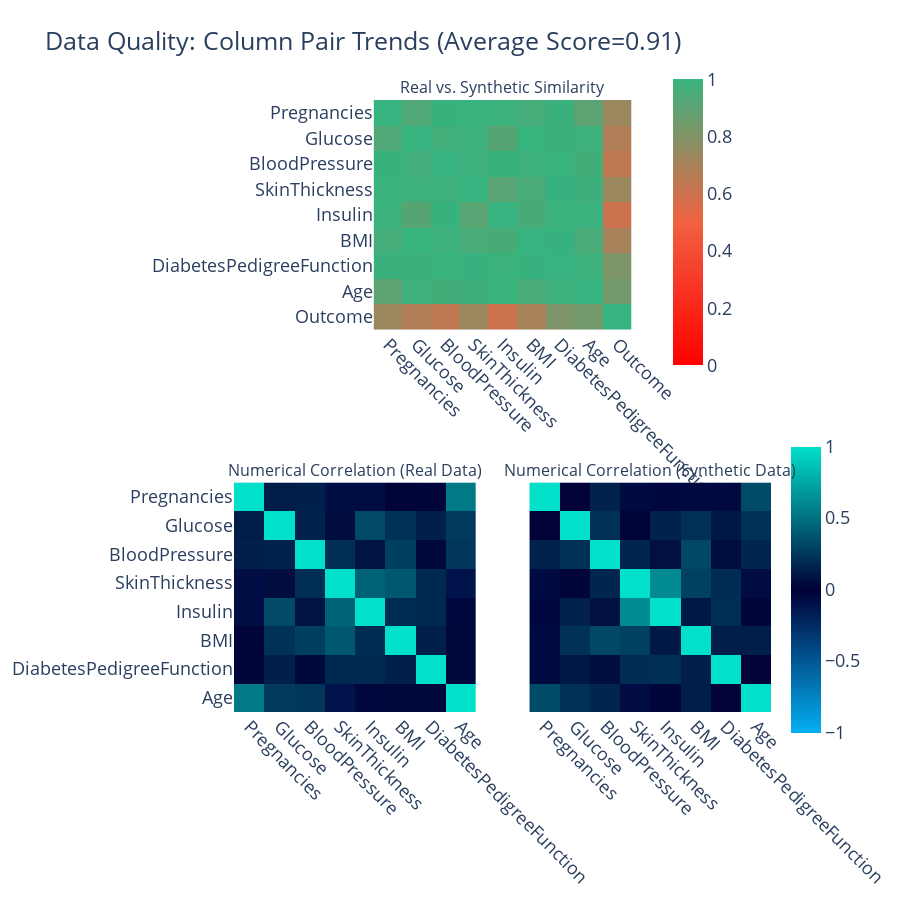

The notebook cell this image was saved under:
### Code cell
quality_report.get_visualization('Column Pair Trends').show(renderer='vscode')

### Figure 1 — Plotly figure (JSON) as saved in the notebook; plotly's stock layout.template omitted (floating-point values rounded to 4 significant figures)
{"data": [{"coloraxis": "coloraxis", "hovertemplate": "<b>Column Pair</b><br>(%{x},%{y})<br><br>Similarity: %{z}<extra></extra>", "type": "heatmap", "x": ["Pregnancies", "Glucose", "BloodPressure", "SkinThickness", "Insulin", "BMI", "DiabetesPedigreeFunction", "Age", "Outcome"], "xaxis": "x", "y": ["Pregnancies", "Glucose", "BloodPressure", "SkinThickness", "Insulin", "BMI", "DiabetesPedigreeFunction", "Age", "Outcome"], "yaxis": "y", "z": [[1, 0.931, 0.995, 0.991, 0.987, 0.963, 0.989, 0.895, 0.732], [0.931, 1, 0.969, 0.98, 0.911, 0.997, 0.984, 0.981, 0.673], [0.995, 0.969, 1, 0.979, 0.994, 0.981, 0.991, 0.964, 0.635], [0.991, 0.98, 0.979, 1, 0.91, 0.95, 0.996, 0.978, 0.733], [0.987, 0.911, 0.994, 0.91, 1, 0.954, 0.987, 0.993, 0.598], [0.963, 0.997, 0.981, 0.95, 0.954, 1, 0.996, 0.951, 0.697], [0.989, 0.984, 0.991, 0.996, 0.987, 0.996, 1, 0.979, 0.812], [0.895, 0.981, 0.964, 0.978, 0.993, 0.951, 0.979, 1, 0.842], [0.732, 0.673, 0.635, 0.733, 0.598, 0.697, 0.812, 0.842, 1]]}, {"coloraxis": "coloraxis2", "customdata": [[1, -0.009, 0.151, -0.065, -0.048, -0.057, -0.055, 0.333], [-0.009, 1, 0.215, 0.017, 0.153, 0.216, 0.106, 0.225], [0.151, 0.215, 1, 0.165, 0.077, 0.32, 0.06, 0.168], [-0.065, 0.017, 0.165, 1, 0.616, 0.292, 0.192, -0.07], [-0.048, 0.153, 0.077, 0.616, 1, 0.106, 0.211, -0.029], [-0.057, 0.216, 0.32, 0.292, 0.106, 1, 0.132, 0.134], [-0.055, 0.106, 0.06, 0.192, 0.211, 0.132, 1, -0.009], [0.333, 0.225, 0.168, -0.07, -0.029, 0.134, -0.009, 1]], "hovertemplate": "<b>Correlation</b><br>(%{x},%{y})<br><br>Synthetic: %{z}<br>(vs. Real: %{customdata})<extra></extra>", "type": "heatmap", "x": ["Pregnancies", "Glucose", "BloodPressure", "SkinThickness", "Insulin", "BMI", "DiabetesPedigreeFunction", "Age"], "xaxis": "x2", "y": ["Pregnancies", "Glucose", "BloodPressure", "SkinThickness", "Insulin", "BMI", "DiabetesPedigreeFunction", "Age"], "yaxis": "y2", "z": [[1, 0.129, 0.141, -0.082, -0.074, 0.018, -0.034, 0.544], [0.129, 1, 0.153, 0.057, 0.331, 0.221, 0.137, 0.264], [0.141, 0.153, 1, 0.207, 0.089, 0.282, 0.041, 0.24], [-0.082, 0.057, 0.207, 1, 0.437, 0.393, 0.184, -0.114], [-0.074, 0.331, 0.089, 0.437, 1, 0.198, 0.185, -0.042], [0.018, 0.221, 0.282, 0.393, 0.198, 1, 0.141, 0.036], [-0.034, 0.137, 0.041, 0.184, 0.185, 0.141, 1, 0.034], [0.544, 0.264, 0.24, -0.114, -0.042, 0.036, 0.034, 1]]}, {"coloraxis": "coloraxis2", "customdata": [[1, 0.129, 0.141, -0.082, -0.074, 0.018, -0.034, 0.544], [0.129, 1, 0.153, 0.057, 0.331, 0.221, 0.137, 0.264], [0.141, 0.153, 1, 0.207, 0.089, 0.282, 0.041, 0.24], [-0.082, 0.057, 0.207, 1, 0.437, 0.393, 0.184, -0.114], [-0.074, 0.331, 0.089, 0.437, 1, 0.198, 0.185, -0.042], [0.018, 0.221, 0.282, 0.393, 0.198, 1, 0.141, 0.036], [-0.034, 0.137, 0.041, 0.184, 0.185, 0.141, 1, 0.034], [0.544, 0.264, 0.24, -0.114, -0.042, 0.036, 0.034, 1]], "hovertemplate": "<b>Correlation</b><br>(%{x},%{y})<br><br>Synthetic: %{z}<br>(vs. Real: %{customdata})<extra></extra>", "type": "heatmap", "x": ["Pregnancies", "Glucose", "BloodPressure", "SkinThickness", "Insulin", "BMI", "DiabetesPedigreeFunction", "Age"], "xaxis": "x3", "y": ["Pregnancies", "Glucose", "BloodPressure", "SkinThickness", "Insulin", "BMI", "DiabetesPedigreeFunction", "Age"], "yaxis": "y3", "z": [[1, -0.009, 0.151, -0.065, -0.048, -0.057, -0.055, 0.333], [-0.009, 1, 0.215, 0.017, 0.153, 0.216, 0.106, 0.225], [0.151, 0.215, 1, 0.165, 0.077, 0.32, 0.06, 0.168], [-0.065, 0.017, 0.165, 1, 0.616, 0.292, 0.192, -0.07], [-0.048, 0.153, 0.077, 0.616, 1, 0.106, 0.211, -0.029], [-0.057, 0.216, 0.32, 0.292, 0.106, 1, 0.132, 0.134], [-0.055, 0.106, 0.06, 0.192, 0.211, 0.132, 1, -0.009], [0.333, 0.225, 0.168, -0.07, -0.029, 0.134, -0.009, 1]]}], "layout": {"annotations": [{"font": {"size": 16}, "showarrow": false, "text": "Real vs. Synthetic Similarity", "x": 0.5, "xanchor": "center", "xref": "paper", "y": 1, "yanchor": "bottom", "yref": "paper"}, {"font": {"size": 16}, "showarrow": false, "text": "Numerical Correlation (Real Data)", "x": 0.225, "xanchor": "center", "xref": "paper", "y": 0.375, "yanchor": "bottom", "yref": "paper"}, {"font": {"size": 16}, "showarrow": false, "text": "Numerical Correlation (Synthetic Data)", "x": 0.775, "xanchor": "center", "xref": "paper", "y": 0.375, "yanchor": "bottom", "yref": "paper"}], "coloraxis": {"cmax": 1, "cmin": 0, "colorbar": {"len": 0.5, "x": 0.8, "y": 0.8}, "colorscale": [[0, "#FF0000"], [0.5, "#F16141"], [1, "#36B37E"]]}, "coloraxis2": {"cmax": 1, "cmin": -1, "colorbar": {"len": 0.5, "y": 0.2}, "colorscale": [[0, "#03AFF1"], [0.5, "#000036"], [1, "#01E0C9"]]}, "font": {"size": 18}, "height": 900, "title": {"text": "Data Quality: Column Pair Trends (Average Score=0.91)"}, "width": 900, "xaxis": {"anchor": "y", "domain": [0.26, 0.74], "tickangle": 45}, "xaxis2": {"anchor": "y2", "domain": [0, 0.45], "tickangle": 45}, "xaxis3": {"anchor": "y3", "domain": [0.55, 1], "matches": "x2", "tickangle": 45}, "yaxis": {"anchor": "x", "autorange": "reversed", "domain": [0.625, 1]}, "yaxis2": {"anchor": "x2", "autorange": "reversed", "domain": [0, 0.375]}, "yaxis3": {"anchor": "x3", "autorange": "reversed", "domain": [0, 0.375], "matches": "y2", "visible": false}}}
